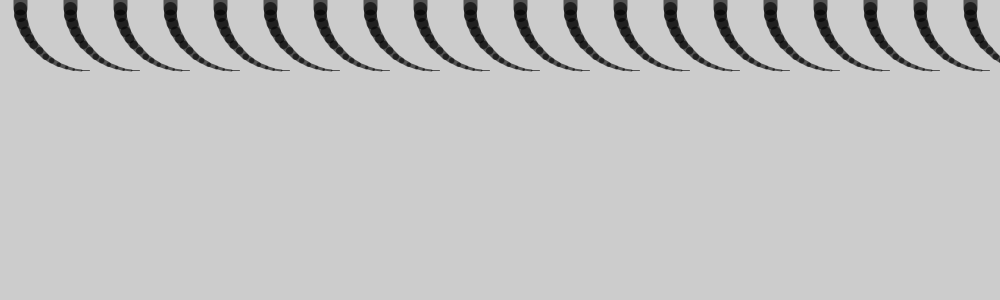
Frame 1 (no input)
Frame 2 (the mouse pressed at the canvas centre, redrawn once): identical to frame 1, image omitted

The Processing sketch that drew this single still picture (run headless with seeded random() and noise(); the mouse was pressed at the canvas centre and the sketch redrawn once):

// Processing sketch: ex_22_3
// ── ex_22_3.pde
//ex 22.3

int x = 20; // X-coordinate
int u = 14; // Units
float a = -0.12; // Angle

void setup() {
size(1000, 300);
stroke(0, 153);
smooth();
noLoop();
}

void draw() {
background(204);
for (int m = 0; m<1000; m+=50){
tail(x+m, u, a);
}
}


void tail(int xpos, int units, float angle) {
pushMatrix();
translate(xpos, 0);
for (int i = units; i > 0; i--) { // Count in reverse
strokeWeight(i);
line(0, 0, 0, 8);
translate(0, 8);
rotate(angle);
}
popMatrix();
}
